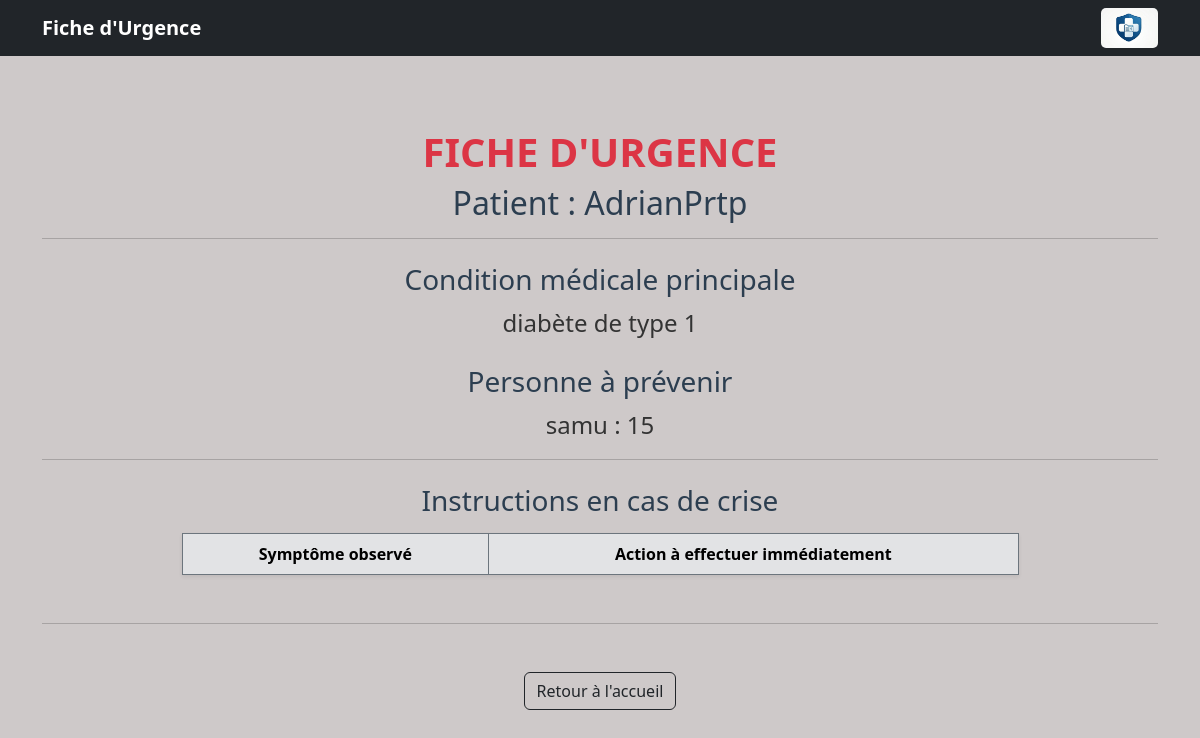
Page /emergency/AdrianPrtp on the committed database.
### tables this page shows
CREATE TABLE emergency_profile (
    id INTEGER PRIMARY KEY AUTOINCREMENT,
    user_id INTEGER UNIQUE NOT NULL,
    condition_name TEXT DEFAULT 'Ã€ remplir',
    emergency_contact TEXT DEFAULT 'Ã€ remplir',
    secret_key TEXT NOT NULL, 
    helper_id INTEGER,
    FOREIGN KEY (user_id) REFERENCES user (id),
    FOREIGN KEY (helper_id) REFERENCES user (id) 
);

### app_projet.py (the view)
@app.route('/emergency/<username>')
def emergency_view(username):
    profile = db.get_profile_by_username(username)
    if profile:
        instructions = db.get_instructions(profile['id'])
        return render_template('emergency_view.html', profile=profile, instructions=instructions, username=username)
    return "Profil non trouvé", 404

### database.py (called while the page is built)
def db_fetch(query, args=(), all=False, db_name=DBFILENAME):
  with sqlite3.connect(db_name) as conn:
    conn.row_factory = sqlite3.Row
    cur = conn.execute(query, args)
    if all:
      res = cur.fetchall()
      return [dict(e) for e in res] if res else []
    else:
      res = cur.fetchone()
      return dict(res) if res else None
  return res

    def get_profile_by_username(self, username):
            query = """
                SELECT emergency_profile.* FROM emergency_profile
                JOIN user ON user.id = emergency_profile.user_id
                WHERE user.username = ?
            """
            return db_fetch(query, (username,))

    def get_instructions(self, profile_id):
            query = "SELECT * FROM instructions WHERE profile_id = ?"
            return db_fetch(query, (profile_id,), all=True)

### templates/emergency_view.html (shortened to what this page needs)
<!DOCTYPE html>
<html lang="fr">
<head>
    <link href="https://cdn.jsdelivr.net/npm/bootstrap@5.3.0/dist/css/bootstrap.min.css" rel="stylesheet">
</head>
<body>
    <nav class="navbar navbar-expand-lg navbar-dark bg-dark mb-4">
    <div class="container d-flex justify-content-between align-items-center">
        <a class="navbar-brand fw-bold" href="/"> Fiche d'Urgence</a>
        <div class="d-flex align-items-center">
            <img src="{{ url_for('static', filename='logo.jpg') }}" alt="Logo" style="height: 40px; border-radius: 5px;">
        </div>
    </div>
    </nav>
    <div class="text-center container py-5">
    <div>
        <h1 class="text-danger fw-bold">FICHE D'URGENCE</h1>
        <h2>Patient : {{ username }}</h2>
    </div>
    <hr>
    <div class="mt-4">
        <h3>Condition médicale principale</h3>
        <p class="fs-4">{{ profile.condition_name }}</p>
    </div>
    <div class="mt-4">
        <h3>Personne à prévenir</h3>
        <p class="fs-4">{{ profile.emergency_contact }}</p>
    </div>
    <hr>
    <div class="mt-4">
        <h3>Instructions en cas de crise</h3>
        <table class="table table-bordered table-striped mx-auto w-75 mt-3 shadow-sm">
            <thead class="table-secondary text-dark border-secondary">
                <tr>
                    <th>Symptôme observé</th>
                    <th>Action à effectuer immédiatement</th>
                </tr>
            </thead>
        </table>
    </div>
   <hr class="my-5">
    <div class="mt-3">
        {% if session.get('role') == 'helper' %}
            <a href="/helper_dashboard" class="btn btn-secondary">Retour a mon espace</a>
        {% elif session.get('user_id') %}
            <a href="/profile" class="btn btn-secondary">Retour à mon profil</a>
        {% else %}
            <a href="/" class="btn btn-outline-dark">Retour à l'accueil</a>
        {% endif %}
    </div>
    </div>
</body>
</html>

### templates/emergency_view.html (style rules this page uses)
body { font-family: 'Segoe UI', Roboto, Helvetica, Arial, sans-serif; background-color: #cec9c9; color: #333; }
h1, h2, h3 { color: #2c3e50; }

### rows in the picture
emergency_profile: condition_name "diabète de type 1", emergency_contact "samu : 15"

### other values in the picture
{{ username }} "AdrianPrtp"
